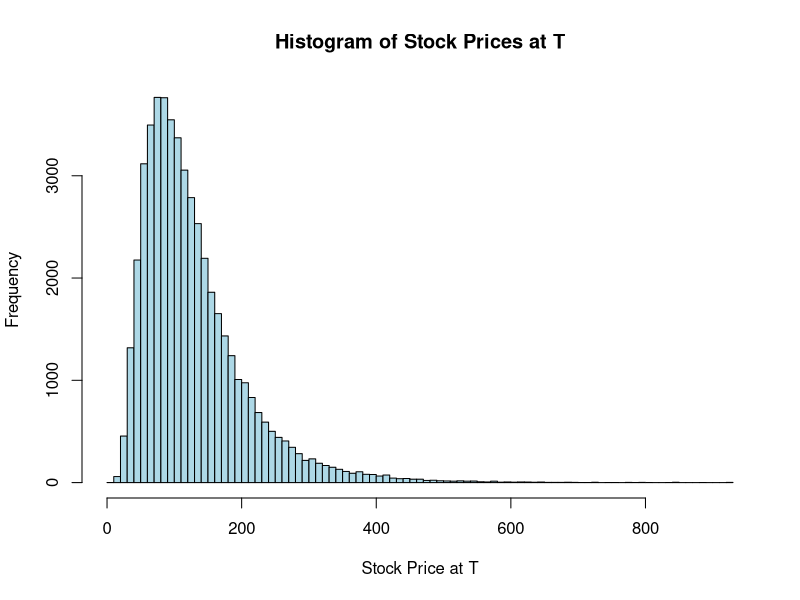

Reproduce this figure in R.
#Variables
r = 0.05; sigma = 0.25; S0 = 100; T = 5; K = 165; N = 50000;

# Black Scholes components
d1 = (log(S0/K) + (r + sigma^2/2)*T)/(sigma*sqrt(T))
d2 = d1 - sigma*sqrt(T)

# Black Scholes price
BSM = S0 * pnorm(d1) - K * exp(-r * T) * pnorm(d2); BSM

# generate N standard normal random variates
set.seed(1)
X = rnorm(N)

# generate N possible date T stock prices under the equivalent martingale measure
ST = S0 * exp((r - sigma^2/2) * T + sigma * sqrt(T) * X) #using r instead of mu

hist(ST, breaks = 100, col = "lightblue", 
main = "Histogram of Stock Prices at T", 
xlab = "Stock Price at T", ylab = "Frequency")

mean(ST)

# generate call option payoffs that correspond to the N possible stock prices
CT = pmax(ST - K, 0)

# approximate expectation of the call with discounted mean of CT
BSMmc = mean(CT) * exp(-r * T)
mean(BSMmc)

# standard error of the mean
SEM = sd(CT * exp(-r * T))/sqrt(N); SEM

# 95% confidence interval
ci = BSMmc + c(-1, 1) * 1.96 * SEM
# assign lower limit to lci
lci = ci[1]
# assign upper limit to uci
uci = ci[2]

uci; lci

# indicator function
if (BSM < uci & BSM > lci) 1 else 0

### Nice, checks out ###

# Antithetic Variates
aX = -X
sum(aX + X) # should be 0

# generate N possible date T stock prices under the equivalent martingale measure
aST = S0 * exp((r - sigma^2/2) * T + sigma * sqrt(T) * aX)

# generate call option payoffs that correspond to the N possible stock prices
aCT = pmax(aST - K, 0)

# approximate expectation of the call with discounted mean of CT
aBSMmc = mean(aCT) * exp(-r * T)

# standard error of the mean
aSEM = sd(aCT * exp(-r * T))/sqrt(N)

# 95% confidence interval
aci = aBSMmc + c(-1, 1) * 1.96 * aSEM
alci = aci[1]
auci = aci[2]
auci; alci

# indicator function
if (BSM < auci & BSM > alci) 1 else 0
### Nice, checks out ###

# Average of the normal and antithetic variates
BSMav = (BSMmc + aBSMmc)/2 #Price
CTav = (CT + aCT)/2 #Payoff

# standard error of the mean CTav
avSEM = sd(CTav * exp(-r * T))/sqrt(N); avSEM

# 95% confidence interval
avSD = BSMav + c(-1, 1) * 1.96 * avSEM
avuci = BSMav + 1.96 * avSEM
avlci = BSMav - 1.96 * avSEM
avuci; avlci

# indicator function
if (BSM < avuci & BSM > avlci) 1 else 0
# The % improvement in SEM from antithetic variates technique:
(SEM/sqrt(2)-avSEM) / (SEM/sqrt(2))

# Monte Carlo simulation
# Step 15
ctrBSMmc = 0; ctraBSMmc = 0; ctrBSMav = 0

for(i in 1:100) {
  X = rnorm(N)
  ST = S0*exp((r-sigma^2/2)*T + sigma*sqrt(T)*X)
  CT = pmax(ST-K,0)
  BSMmc = exp(-r*T)*mean(CT)
  sdBSMmc = sd(CT*exp(-r*T))/sqrt(N)
  uci = BSMmc + qnorm(1-0.05/2)*sdBSMmc
  lci = BSMmc + qnorm(0.05/2)*sdBSMmc
  if(BSM < uci & BSM > lci) {
    ctrBSMmc = ctrBSMmc + 1
  }
  
  aX = -X
  aST = S0*exp((r-sigma^2/2)*T + sigma*sqrt(T)*aX)
  aCT = pmax(aST-K,0)
  aBSMmc = exp(-r*T)*mean(aCT)
  asdBSMmc = sd(aCT*exp(-r*T))/sqrt(N)
  auci = aBSMmc + qnorm(1-0.05/2)*asdBSMmc
  alci = aBSMmc + qnorm(0.05/2)*asdBSMmc
  if(BSM < auci & BSM > alci) {
    ctraBSMmc = ctraBSMmc + 1
  }
  
  CTav = (CT+aCT)/2
  BSMav = exp(-r*T)*mean(CTav) # = (BSMmc+aBSMmc)/2
  sdBSMav = sd(CTav*exp(-r*T))/sqrt(N)
  uciAv = BSMav + qnorm(1-0.05/2)*sdBSMav
  lciAv = BSMav + qnorm(0.05/2)*sdBSMav
  if(BSM < uciAv & BSM > lciAv) {
    ctrBSMav = ctrBSMav + 1
  }
}

ctrBSMmc; ctraBSMmc; ctrBSMav
